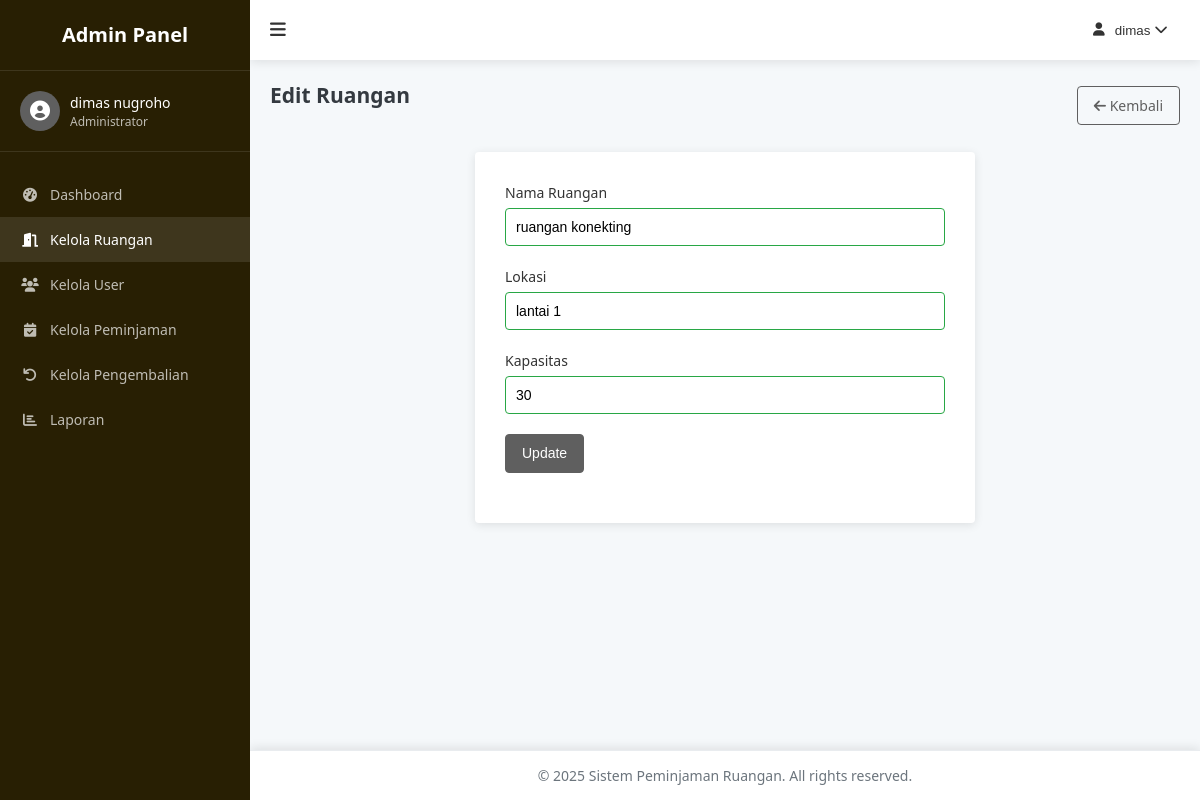
The page /admin/room-form.php?id=1 (signed in) on the database its author committed.
### tables this page shows
CREATE TABLE `ruangan` (
  `ruangan_id` int NOT NULL,
  `nama_ruangan` varchar(200) NOT NULL,
  `lokasi` varchar(400) NOT NULL,
  `kapasitas` int NOT NULL
);

### config/functions.php (called while the page is built, shortened)
<?php
function sanitize($data) {
    global $conn;
    $data = trim($data);
    $data = stripslashes($data);
    $data = htmlspecialchars($data);
    $data = $conn->real_escape_string($data);
    return $data;
}
function getRoomById($id) {
    global $conn;
    $id = sanitize($id);
    $query = "SELECT * FROM ruangan WHERE ruangan_id = '$id'";
    $result = $conn->query($query);
    if ($result->num_rows === 1) {
        return $result->fetch_assoc();
    }
    return false;
}
?>

### admin/room-form.php (the view, shortened to what this page needs)
<?php
require_once '../config/database.php';
require_once '../config/functions.php';
$room = [
    'ruangan_id' => '',
    'nama_ruangan' => '',
    'lokasi' => '',
    'kapasitas' => ''
];
$isEdit = false;
if (isset($_GET['id']) && !empty($_GET['id'])) {
    $roomId = $_GET['id'];
    $roomData = getRoomById($roomId);
    if ($roomData) {
        $room = $roomData;
        $isEdit = true;
    } else {
        $error = 'Ruangan tidak ditemukan.';
    }
}
?>
<!DOCTYPE html>
<html lang="en">
<head>
    <link rel="stylesheet" href="../assets/css/style.css">
    <link rel="stylesheet" href="../assets/css/admin.css">
    <link rel="stylesheet" href="https://cdnjs.cloudflare.com/ajax/libs/font-awesome/6.0.0-beta3/css/all.min.css">
</head>
<body>
    <div class="admin-container">
        <?php include 'includes/sidebar.php'; ?>
        <div class="admin-content">
            <?php include 'includes/header.php'; ?>
            <main class="admin-main">
                <div class="page-header">
                    <h2><?php echo $isEdit ? 'Edit' : 'Tambah'; ?> Ruangan</h2>
                    <a href="rooms.php" class="btn btn-outline">
                        <i class="fas fa-arrow-left"></i> Kembali
                    </a>
                </div>
                <div class="form-container">
                    <form action="room-form.php<?php echo $isEdit ? '?id=' . $room['ruangan_id'] : ''; ?>" method="post">
                        <div class="form-group">
                            <label for="nama_ruangan">Nama Ruangan</label>
                            <input type="text" id="nama_ruangan" name="nama_ruangan" value="<?php echo $room['nama_ruangan']; ?>" required>
                        </div>
                        <div class="form-group">
                            <label for="lokasi">Lokasi</label>
                            <input type="text" id="lokasi" name="lokasi" value="<?php echo $room['lokasi']; ?>" required>
                        </div>
                        <div class="form-group">
                            <label for="kapasitas">Kapasitas</label>
                            <input type="number" id="kapasitas" name="kapasitas" value="<?php echo $room['kapasitas']; ?>" min="1" required>
                        </div>
                        <div class="form-group">
                            <button type="submit" class="btn btn-primary">
                                <?php echo $isEdit ? 'Update' : 'Simpan'; ?>
                            </button>
                        </div>
                    </form>
                </div>
            </main>
            <?php include 'includes/footer.php'; ?>
        </div>
    </div>
</body>
</html>

### assets/css/style.css (style rules this page uses)
:root { --primary-color: #5f5f5f; --primary-dark: #3a56d4; --secondary-color: #6c757d; --success-color: #28a745; --danger-color: #dc3545; --warning-color: #ffc107; --info-color: #17a2b8; --light-color: #f8f9fa; --dark-color: #343a40; --body-bg: #f5f8fa; --card-bg: #ffffff; --text-color: #333333; --border-color: #e9ecef; --sidebar-width: 250px; --header-height: 60px; --footer-height: 50px; --border-radius: 4px; --box-shadow: 0 2px 10px rgba(0, 0, 0, 0.1); --transition: all 0.3s ease; }
* { margin: 0; padding: 0; box-sizing: border-box; }
body { font-family: "Segoe UI", Tahoma, Geneva, Verdana, sans-serif; font-size: 14px; line-height: 1.5; color: var(--text-color); background-color: var(--body-bg); }
a { color: var(--primary-color); text-decoration: none; transition: var(--transition); }
main { padding: 30px 0; }
.btn { display: inline-block; font-weight: 500; text-align: center; white-space: nowrap; vertical-align: middle; user-select: none; border: 1px solid transparent; padding: 8px 16px; font-size: 14px; line-height: 1.5; border-radius: var(--border-radius); transition: var(--transition); cursor: pointer; }
.btn-primary { color: #fff; background-color: var(--primary-color); border-color: var(--primary-color); }
.btn-outline { color: var(--primary-color); background-color: transparent; border-color: var(--primary-color); }
.form-container { background-color: var(--card-bg); border-radius: var(--border-radius); padding: 30px; box-shadow: var(--box-shadow); width: 100%; max-width: 500px; margin: 0 auto; }
.form-group { margin-bottom: 20px; }
.form-group label { display: block; margin-bottom: 5px; font-weight: 500; }
.form-group input, .form-group select, .form-group textarea { width: 100%; padding: 10px; border: 1px solid var(--border-color); border-radius: var(--border-radius); font-size: 14px; transition: var(--transition); }

### assets/css/admin.css (style rules this page uses)
.admin-container { display: flex; min-height: 100vh; }
.admin-content { flex: 1; margin-left: var(--sidebar-width); transition: var(--transition); }
.admin-main { padding: 20px; min-height: calc(100vh - var(--header-height) - var(--footer-height)); }
.admin-main h2 { margin-bottom: 20px; color: var(--dark-color); }
.page-header { display: flex; justify-content: space-between; align-items: center; margin-bottom: 20px; }
input:valid { border-color: var(--success-color); }

### rows shown on the page
ruangan: nama_ruangan "ruangan konekting", lokasi "lantai 1", kapasitas "30"

### other values the page prints
$_SESSION['nama_lengkap'] "dimas nugroho"
$_SESSION['username'] "dimas"
